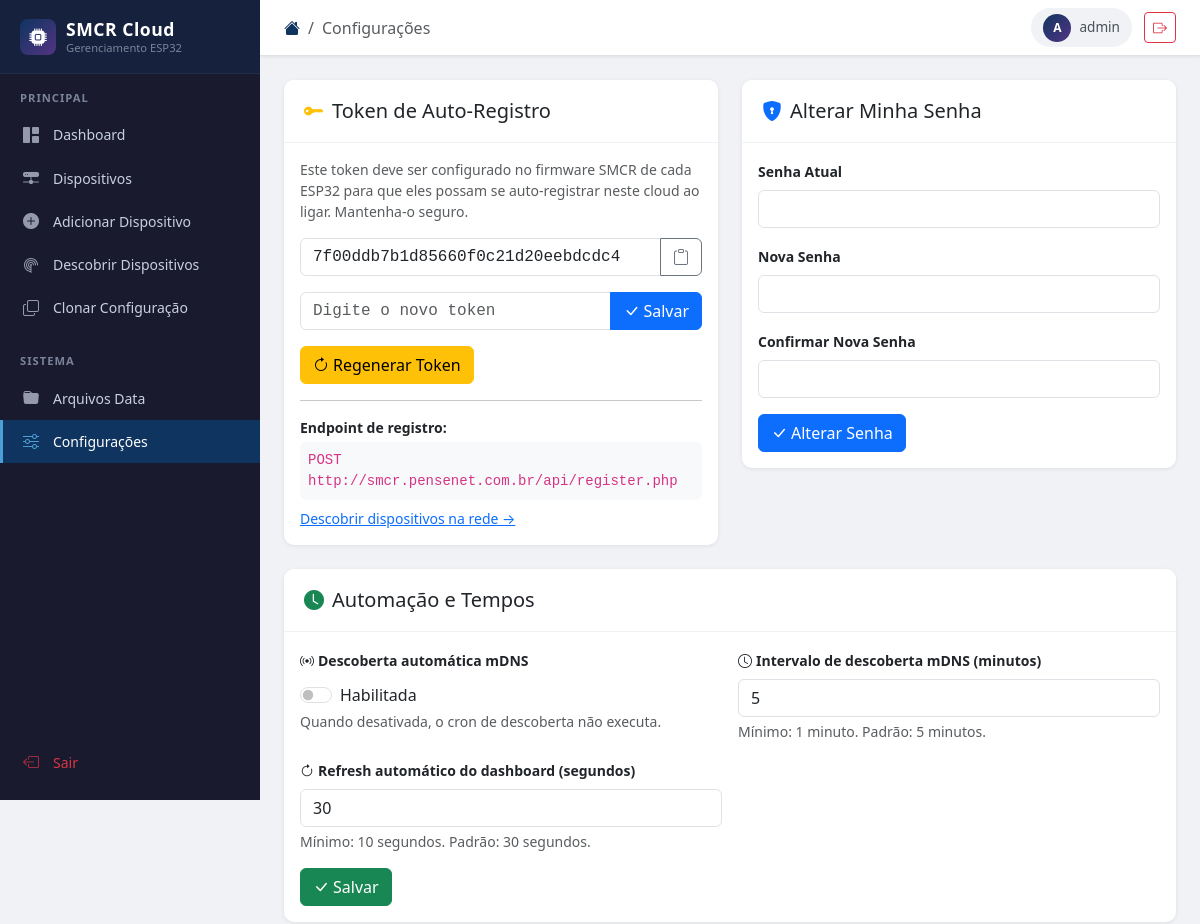
Before: /settings.php (signed in, upper part) with the older database file.
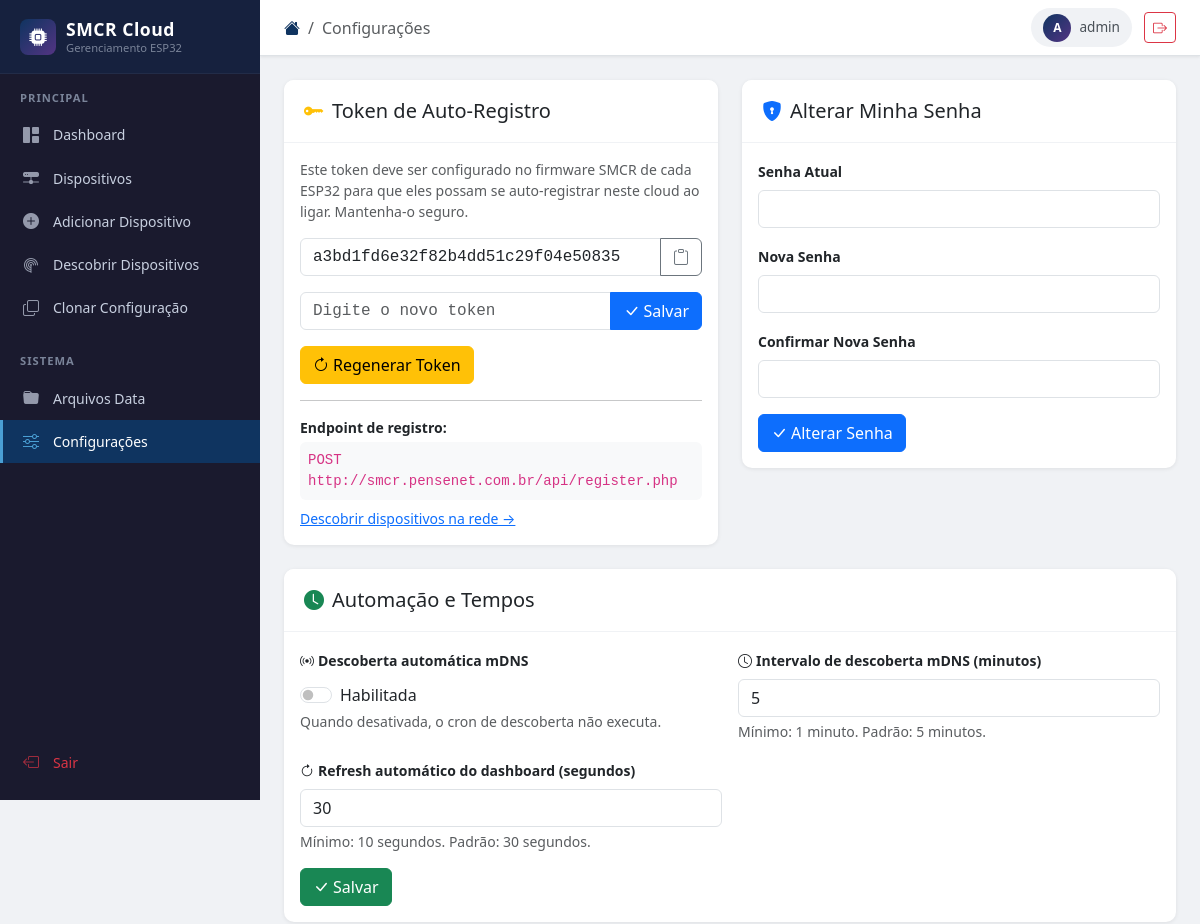
After: the same page with the newer database file.
### tables this page shows
CREATE TABLE IF NOT EXISTS settings (
    `key`   VARCHAR(64)  NOT NULL PRIMARY KEY,
    value   TEXT         NOT NULL DEFAULT '',
    updated_at TIMESTAMP DEFAULT CURRENT_TIMESTAMP ON UPDATE CURRENT_TIMESTAMP
);

### config/auth.php (called while the page is built, shortened)
<?php
function is_logged_in(): bool {
    return isset($_SESSION['user_id']);
}
function h(string $str): string {
    return htmlspecialchars($str, ENT_QUOTES | ENT_SUBSTITUTE, 'UTF-8');
}

### settings.php (the view, shortened to what this page needs)
<?php
require_once __DIR__ . '/config/auth.php';
$db = getDB();
$stmt = $db->prepare("SELECT value FROM settings WHERE `key` = 'register_token'");
$stmt->execute();
$register_token = $stmt->fetchColumn() ?: '—';
$stmt = $db->prepare("SELECT value FROM settings WHERE `key` = 'mdns_enabled'");
$stmt->execute();
$mdns_enabled = (bool)(int)($stmt->fetchColumn() ?? 1);
$stmt = $db->prepare("SELECT value FROM settings WHERE `key` = 'mdns_interval'");
$stmt->execute();
$mdns_interval = (int)($stmt->fetchColumn() ?: 5);
$stmt = $db->prepare("SELECT value FROM settings WHERE `key` = 'dashboard_refresh'");
$stmt->execute();
$dashboard_refresh = (int)($stmt->fetchColumn() ?: 30);
$breadcrumb = [['label' => 'Configurações']];
include __DIR__ . '/includes/header.php';
?>
<div class="row g-4">
    <div class="col-lg-6">
        <div class="card">
            <div class="card-header d-flex align-items-center gap-2">
                <i class="bi bi-key-fill text-warning fs-5"></i>
                <h5 class="mb-0">Token de Auto-Registro</h5>
            </div>
            <div class="card-body">
                <p class="text-muted small mb-3">
                    Este token deve ser configurado no firmware SMCR de cada ESP32 para que eles possam
                    se auto-registrar neste cloud ao ligar. Mantenha-o seguro.
                </p>
                <div class="input-group mb-3">
                    <input type="text" class="form-control font-monospace" id="reg_token_display"
                           value="<?= h($register_token) ?>" readonly>
                    <button class="btn btn-outline-secondary" onclick="copyText(this, '<?= h($register_token) ?>')" title="Copiar">
                        <i class="bi bi-clipboard"></i>
                    </button>
                </div>
                <form method="POST" class="mb-3">
                    <div class="input-group">
                        <input type="text" class="form-control font-monospace" name="register_token_manual"
                               placeholder="Digite o novo token" maxlength="128">
                        <button type="submit" class="btn btn-primary">
                            <i class="bi bi-check-lg me-1"></i>Salvar
                        </button>
                    </div>
                </form>
                <form method="POST" onsubmit="return confirm('Regenerar o token vai invalidar todos os ESP32 que usam o token atual. Confirma?')">
                    <button type="submit" class="btn btn-warning">
                        <i class="bi bi-arrow-clockwise me-1"></i>Regenerar Token
                    </button>
                </form>
                <hr>
                <p class="small fw-semibold mb-1">Endpoint de registro:</p>
                <code class="d-block bg-light rounded p-2 small">POST http://smcr.pensenet.com.br/api/register.php</code>
                <p class="small text-muted mt-2 mb-0">
                    <a href="<?= BASE ?>/devices/discover.php">Descobrir dispositivos na rede &rarr;</a>
                </p>
            </div>
        </div>
    </div>
    <div class="col-lg-6">
        <div class="card">
            <div class="card-header d-flex align-items-center gap-2">
                <i class="bi bi-shield-lock-fill text-primary fs-5"></i>
                <h5 class="mb-0">Alterar Minha Senha</h5>
            </div>
            <div class="card-body">
                <form method="POST">
                    <div class="mb-3">
                        <label class="form-label fw-semibold small">Senha Atual</label>
                        <input type="password" name="current_password" class="form-control" required>
                    </div>
                    <div class="mb-3">
                        <label class="form-label fw-semibold small">Nova Senha</label>
                        <input type="password" name="new_password" class="form-control" minlength="6" required>
                    </div>
                    <div class="mb-3">
                        <label class="form-label fw-semibold small">Confirmar Nova Senha</label>
                        <input type="password" name="confirm_password" class="form-control" minlength="6" required>
                    </div>
                    <button type="submit" class="btn btn-primary">
                        <i class="bi bi-check-lg me-1"></i>Alterar Senha
                    </button>
                </form>
            </div>
        </div>
    </div>
    <div class="col-12">
        <div class="card">
            <div class="card-header d-flex align-items-center gap-2">
                <i class="bi bi-clock-fill text-success fs-5"></i>
                <h5 class="mb-0">Automação e Tempos</h5>
            </div>
            <div class="card-body">
                <form method="POST">
                    <div class="row g-3">
                        <div class="col-md-6">
                            <label class="form-label fw-semibold small">
                                <i class="bi bi-broadcast me-1"></i>Descoberta automática mDNS
                            </label>
                            <div class="form-check form-switch mt-1">
                                <input class="form-check-input" type="checkbox" name="mdns_enabled" id="mdns_enabled" value="1" <?= $mdns_enabled ? 'checked' : '' ?>>
                                <label class="form-check-label" for="mdns_enabled">Habilitada</label>
                            </div>
                            <div class="form-text">Quando desativada, o cron de descoberta não executa.</div>
                        </div>
                        <div class="col-md-6">
                            <label class="form-label fw-semibold small">
                                <i class="bi bi-clock me-1"></i>Intervalo de descoberta mDNS (minutos)
                            </label>
                            <input type="number" name="mdns_interval" class="form-control"
                                   value="<?= $mdns_interval ?>" min="1" max="60" required>
                            <div class="form-text">Mínimo: 1 minuto. Padrão: 5 minutos.</div>
                        </div>
                        <div class="col-md-6">
                            <label class="form-label fw-semibold small">
                                <i class="bi bi-arrow-clockwise me-1"></i>Refresh automático do dashboard (segundos)
                            </label>
                            <input type="number" name="dashboard_refresh" class="form-control"
                                   value="<?= $dashboard_refresh ?>" min="10" max="3600" required>
                            <div class="form-text">Mínimo: 10 segundos. Padrão: 30 segundos.</div>
                        </div>
                    </div>
                    <button type="submit" class="btn btn-success mt-3">
                        <i class="bi bi-check-lg me-1"></i>Salvar
                    </button>
                </form>
            </div>
        </div>
    </div>
</div>
<?php include __DIR__ . '/includes/footer.php'; ?>

### includes/header.php (shortened to what this page needs)
<?php
require_once __DIR__ . '/../config/auth.php';
$current_script = basename($_SERVER['PHP_SELF']);
$current_dir = basename(dirname($_SERVER['PHP_SELF']));
$page_title = isset($page_title) ? $page_title : 'SMCR Cloud';
?>
<!DOCTYPE html>
<html lang="pt-BR" data-base="<?= BASE ?>">
<head>
    <link rel="stylesheet" href="https://cdn.jsdelivr.net/npm/bootstrap@5.3.2/dist/css/bootstrap.min.css">
    <link rel="stylesheet" href="https://cdn.jsdelivr.net/npm/bootstrap-icons@1.11.3/font/bootstrap-icons.min.css">
</head>
<body>
<nav id="sidebar">
    <a href="<?= BASE ?>/dashboard.php" class="sidebar-brand">
        <div class="brand-icon">
            <i class="bi bi-cpu-fill"></i>
        </div>
        <div>
            <span class="brand-text">SMCR Cloud</span>
            <span class="brand-sub">Gerenciamento ESP32</span>
        </div>
    </a>
    <div class="sidebar-section">
        <div class="sidebar-section-title">Principal</div>
        <nav class="sidebar-nav">
            <a href="<?= BASE ?>/dashboard.php"
               class="nav-link <?= ($current_script === 'dashboard.php') ? 'active' : '' ?>">
                <i class="bi bi-grid-1x2-fill"></i>
                Dashboard
            </a>
            <a href="<?= BASE ?>/devices/index.php"
               class="nav-link <?= ($current_script === 'index.php' && $current_dir === 'devices') ? 'active' : '' ?>">
                <i class="bi bi-hdd-network-fill"></i>
                Dispositivos
            </a>
            <a href="<?= BASE ?>/devices/add.php"
               class="nav-link <?= ($current_script === 'add.php' && $current_dir === 'devices') ? 'active' : '' ?>">
                <i class="bi bi-plus-circle-fill"></i>
                Adicionar Dispositivo
            </a>
            <a href="<?= BASE ?>/devices/discover.php"
               class="nav-link <?= ($current_script === 'discover.php') ? 'active' : '' ?>">
                <i class="bi bi-radar"></i>
                Descobrir Dispositivos
            </a>
            <a href="<?= BASE ?>/devices/clone.php"
               class="nav-link <?= ($current_script === 'clone.php') ? 'active' : '' ?>">
                <i class="bi bi-copy"></i>
                Clonar Configuração
            </a>
        </nav>
    </div>
    <div class="sidebar-section">
        <div class="sidebar-section-title">Sistema</div>
        <nav class="sidebar-nav">
            <a href="<?= BASE ?>/data_files/index.php"
               class="nav-link <?= ($current_script === 'index.php' && $current_dir === 'data_files') ? 'active' : '' ?>">
                <i class="bi bi-folder-fill"></i>
                Arquivos Data
            </a>
            <a href="<?= BASE ?>/settings.php"
               class="nav-link <?= ($current_script === 'settings.php') ? 'active' : '' ?>">
                <i class="bi bi-sliders"></i>
                Configurações
            </a>
        </nav>
    </div>
    <div class="sidebar-section mt-auto" style="position:absolute;bottom:0;width:100%;padding-bottom:1rem;background:var(--sidebar-bg);">
        <nav class="sidebar-nav">
            <a href="<?= BASE ?>/logout.php" class="nav-link text-danger">
                <i class="bi bi-box-arrow-left"></i>
                Sair
            </a>
        </nav>
    </div>
</nav>
<div id="main-wrapper">
    <div id="topbar">
        <nav aria-label="breadcrumb">
            <ol class="breadcrumb">
                <li class="breadcrumb-item"><a href="<?= BASE ?>/dashboard.php"><i class="bi bi-house-fill"></i></a></li>
                <?php if (isset($breadcrumb) && is_array($breadcrumb)): ?>
                    <?php foreach ($breadcrumb as $bc): ?>
                        <?php if (isset($bc['url'])): ?>
                            <?php $bc_href = (isset($bc['url'][0]) && $bc['url'][0] === '/') ? BASE . $bc['url'] : $bc['url']; ?>
                            <li class="breadcrumb-item"><a href="<?= h($bc_href) ?>"><?= h($bc['label']) ?></a></li>
                        <?php else: ?>
                            <li class="breadcrumb-item active"><?= h($bc['label']) ?></li>
                        <?php endif; ?>
                    <?php endforeach; ?>
                <?php else: ?>
                    <li class="breadcrumb-item active"><?= h($page_title) ?></li>
                <?php endif; ?>
            </ol>
        </nav>
        <div class="topbar-actions">
            <?php if (is_logged_in()): ?>
            <div class="user-badge">
                <div class="avatar"><?= strtoupper(substr($_SESSION['username'] ?? 'A', 0, 1)) ?></div>
                <span><?= h($_SESSION['username'] ?? '') ?></span>
            </div>
            <a href="<?= BASE ?>/logout.php" class="btn btn-sm btn-outline-danger" title="Sair">
                <i class="bi bi-box-arrow-right"></i>
            </a>
            <?php endif; ?>
        </div>
    </div>
    <div id="page-content">

### includes/footer.php (shortened to what this page needs)
    </div>
</div>
</body>
</html>

### includes/header.php (style rules this page uses)
:root { --sidebar-width: 260px; --sidebar-bg: #1a1a2e; --sidebar-accent: #16213e; --sidebar-active: #0f3460; --sidebar-text: #c8d0e0; --sidebar-text-muted: #7a8499; --topbar-height: 56px; }
body { background-color: #f0f2f5; font-family: 'Segoe UI', system-ui, -apple-system, sans-serif; }
#sidebar { position: fixed; top: 0; left: 0; width: var(--sidebar-width); height: 100vh; background: var(--sidebar-bg); z-index: 1040; overflow-y: auto; transition: transform 0.3s ease; }
.sidebar-brand { display: flex; align-items: center; padding: 1rem 1.25rem; background: var(--sidebar-accent); border-bottom: 1px solid rgba(255,255,255,0.05); text-decoration: none; }
.sidebar-brand .brand-icon { width: 36px; height: 36px; background: linear-gradient(135deg, #0f3460, #533483); border-radius: 8px; display: flex; align-items: center; justify-content: center; margin-right: 10px; flex-shrink: 0; }
.sidebar-brand .brand-icon i { color: #fff; font-size: 1.1rem; }
.sidebar-brand .brand-text { color: #fff; font-weight: 700; font-size: 1.1rem; letter-spacing: 0.5px; }
.sidebar-brand .brand-sub { color: var(--sidebar-text-muted); font-size: 0.7rem; display: block; margin-top: -2px; }
.sidebar-section { padding: 1rem 0 0.5rem; }
.sidebar-section-title { color: var(--sidebar-text-muted); font-size: 0.7rem; font-weight: 600; letter-spacing: 1px; text-transform: uppercase; padding: 0 1.25rem 0.4rem; }
.sidebar-nav .nav-link { display: flex; align-items: center; color: var(--sidebar-text); padding: 0.6rem 1.25rem; border-radius: 0; font-size: 0.875rem; transition: all 0.15s ease; text-decoration: none; border-left: 3px solid transparent; }
.sidebar-nav .nav-link i { width: 20px; margin-right: 10px; font-size: 1rem; opacity: 0.7; }
.sidebar-nav .nav-link.active { background: var(--sidebar-active); color: #fff; border-left-color: #4a9fd4; font-weight: 500; }
.sidebar-nav .nav-link.active i { opacity: 1; color: #4a9fd4; }
#main-wrapper { margin-left: var(--sidebar-width); min-height: 100vh; display: flex; flex-direction: column; }
#topbar { height: var(--topbar-height); background: #fff; border-bottom: 1px solid #dee2e6; display: flex; align-items: center; padding: 0 1.5rem; position: sticky; top: 0; z-index: 1030; box-shadow: 0 1px 3px rgba(0,0,0,0.08); }
#topbar .breadcrumb { margin: 0; background: none; padding: 0; }
#topbar .breadcrumb-item a { color: #0f3460; text-decoration: none; }
.topbar-actions { margin-left: auto; display: flex; align-items: center; gap: 0.75rem; }
.user-badge { display: flex; align-items: center; gap: 0.5rem; padding: 0.35rem 0.75rem; background: #f0f2f5; border-radius: 20px; font-size: 0.85rem; color: #495057; }
.user-badge .avatar { width: 28px; height: 28px; background: linear-gradient(135deg, #0f3460, #533483); border-radius: 50%; display: flex; align-items: center; justify-content: center; color: #fff; font-size: 0.75rem; font-weight: 700; }
#page-content { flex: 1; padding: 1.5rem; }
.card { border: none; box-shadow: 0 1px 4px rgba(0,0,0,0.08); border-radius: 10px; }
.card-header { background: #fff; border-bottom: 1px solid #f0f2f5; padding: 1rem 1.25rem; border-radius: 10px 10px 0 0 !important; }

Changed rows visible on the page:
changed settings: value "7f00ddb7b1d85660f0c21d20eebdcdc4" → "a3bd1fd6e32f82b4dd51c29f04e50835"
